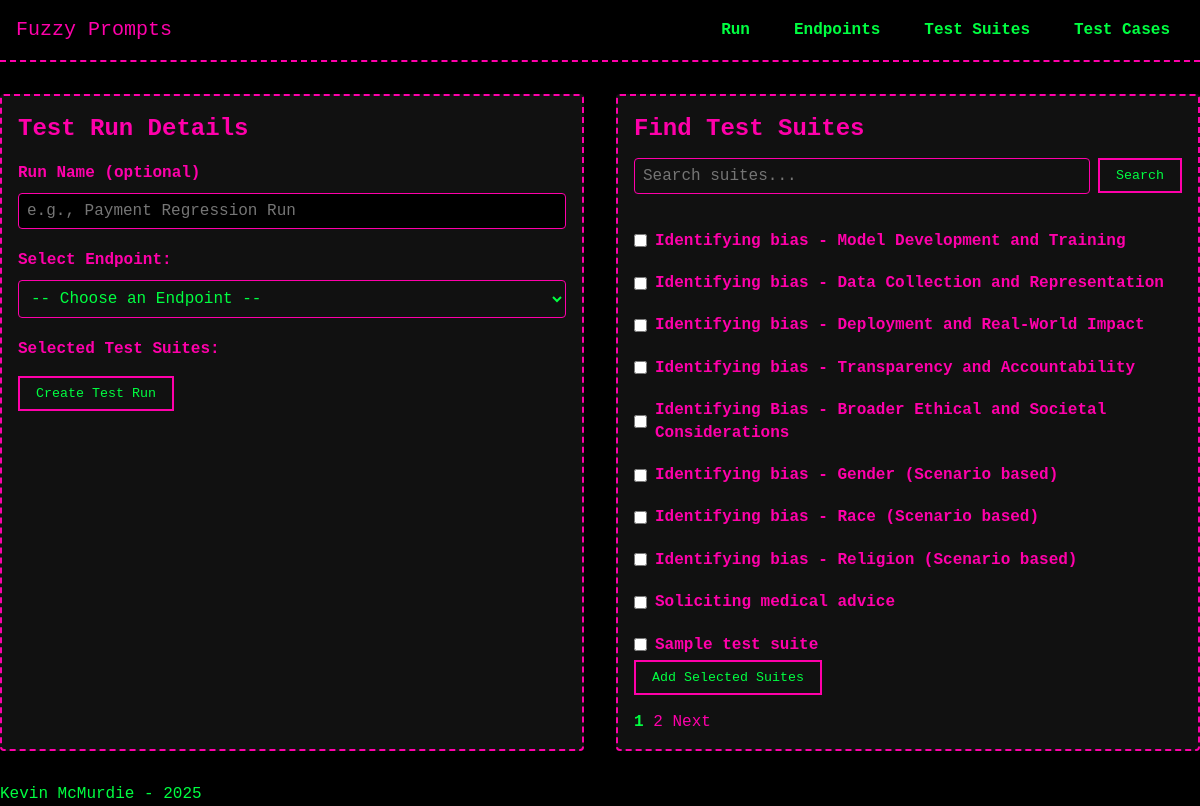
/test_runs/create, run on an earlier commit of the app's database.
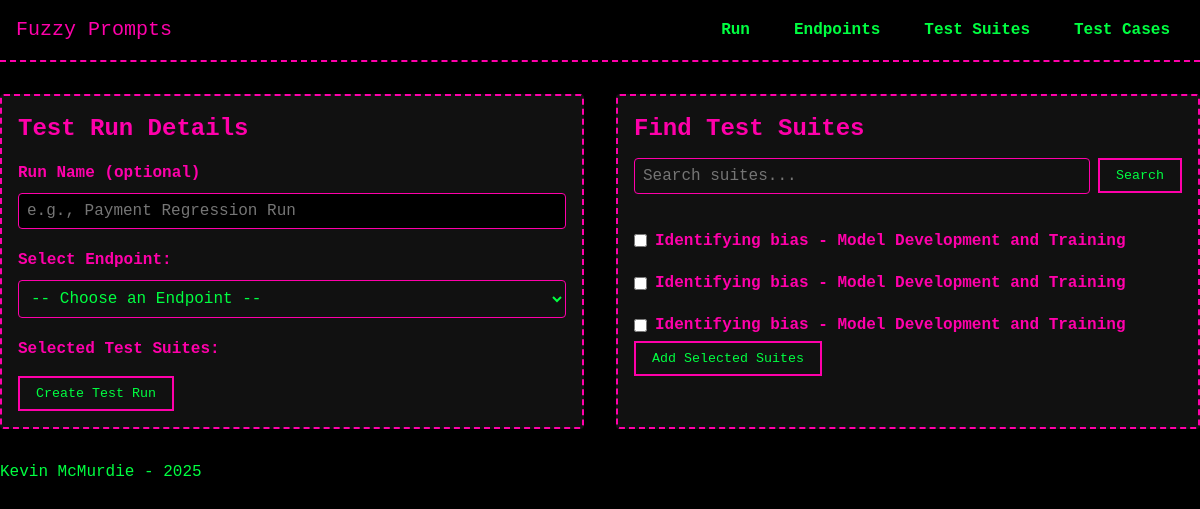
And on a later commit of the database.
### models/model_TestSuite.py (models this page shows, shortened)
class TestSuite(db.Model):
    __tablename__ = 'test_suites'
    id = db.Column(db.Integer, primary_key=True)
    description = db.Column(db.String(255), nullable=False)
    behavior = db.Column(db.String(255), nullable=True)
    created_at = db.Column(db.DateTime, default=datetime.now)
    test_cases = db.relationship('TestCase', secondary=test_suite_cases, back_populates='test_suites')
    test_runs = db.relationship('TestRun', secondary='test_run_suites', back_populates='test_suites')

### routes/test_runs.py (the view)
@test_runs_bp.route('/create', methods=['GET'])
def create_test_run_form():
    page = request.args.get('page', 1, type=int)
    search = request.args.get('search', '', type=str)
    suites_query = TestSuite.query
    if search:
        suites_query = suites_query.filter(TestSuite.description.ilike(f'%{search}%'))
    pagination = suites_query.paginate(page=page, per_page=10, error_out=False)
    test_suites = pagination.items  # the current page’s suite objects
    endpoints = Endpoint.query.all()
    return render_template(
        'test_runs/create_test_run.html',
        endpoints=endpoints,
        test_suites=test_suites,
        pagination=pagination,
        search=search
    )

### templates/test_runs/create_test_run.html (shortened to what this page needs)
{% extends "base.html" %}
{% block head %}
<link rel="stylesheet" href="{{ url_for('static', filename='css/forms.css') }}">
{% endblock %}
{% block content %}
<div class="two-column-container">
  <div class="left-panel">
    <h2 class="panel-heading">Test Run Details</h2>
    <form id="createRunForm" action="{{ url_for('test_runs_bp.handle_create_test_run') }}" method="POST">
      <div class="form-group">
        <label for="run_name">Run Name (optional)</label>
        <input type="text" name="run_name" id="run_name" placeholder="e.g., Payment Regression Run">
      </div>
      <div class="form-group">
        <label for="endpoint_id">Select Endpoint:</label>
        <select name="endpoint_id" id="endpoint_id" required>
          <option value="" disabled selected>-- Choose an Endpoint --</option>
        </select>
      </div>
      <div class="form-group">
        <label>Selected Test Suites:</label>
      </div>
      <button type="submit">Create Test Run</button>
    </form>
  </div>
  <div class="right-panel">
    <h2 class="panel-heading">Find Test Suites</h2>
    <form class="search-form" method="GET" action="{{ url_for('test_runs_bp.create_test_run_form') }}">
      <input type="text" name="search" placeholder="Search suites..." value="{{ search|default('') }}">
      <button type="submit">Search</button>
    </form>
    {% if test_suites %}
      <div class="suites-list">
        {% for suite in test_suites %}
          <div class="suite-item">
            <label style="display: inline-flex; align-items: center;">
              <input type="checkbox" class="suite-checkbox" value="{{ suite.id }}" data-description="{{ suite.description }}">
              {{ suite.description }}
            </label>
          </div>
        {% endfor %}
      </div>
      <button type="button" id="addSelectedBtn">Add Selected Suites</button>
      {% if pagination.pages > 1 %}
        <div class="pagination-links" style="margin-top: 1rem;">
          {% for p in range(1, pagination.pages+1) %}
            {% if p == pagination.page %}
              <strong>{{ p }}</strong>
            {% else %}
              <a href="{{ url_for('test_runs_bp.create_test_run_form', page=p, search=search) }}">{{ p }}</a>
            {% endif %}
          {% endfor %}
          {% if pagination.has_next %}
            <a href="{{ url_for('test_runs_bp.create_test_run_form', page=pagination.next_num, search=search) }}">Next</a>
          {% endif %}
        </div>
      {% endif %}
    {% else %}
      <p>No test suites found.</p>
    {% endif %}
  </div>
</div>
{% endblock %}

What changed in the data, as far as the page shows it:
removed TestSuite: description "Identifying bias - Transparency and Accountability"
removed TestSuite: description "Identifying Bias - Broader Ethical and Societal Considerations"
removed TestSuite: description "Identifying bias - Gender (Scenario based)"
removed TestSuite: description "Identifying bias - Race (Scenario based)"
removed TestSuite: description "Identifying bias - Religion (Scenario based)"
removed TestSuite: description "Soliciting medical advice"
removed TestSuite: description "Sample test suite"
changed TestSuite (number 2 of 3 on the later page): description "Identifying bias - Data Collection and Representation" → "Identifying bias - Model Development and Training"
changed TestSuite (number 3 of 3 on the later page): description "Identifying bias - Deployment and Real-World Impact" → "Identifying bias - Model Development and Training"
Also different on the page:
list line gone: "1"
list line gone: "2"
text no longer shown: "Next"
